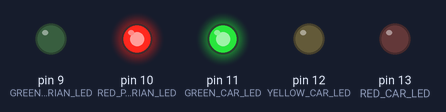
The sketch below on a simulated Arduino Uno, built with avr-gcc and run on an emulated ATmega328P. Parts: output pins drawn as LEDs (lit = HIGH).

Above: at 1.5 s.
At 4.0 s:
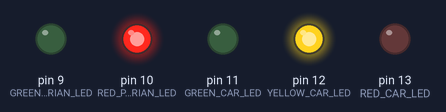
At 6.5 s:
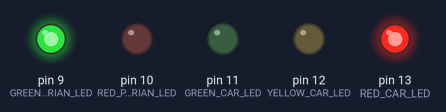
At 8.4 s:
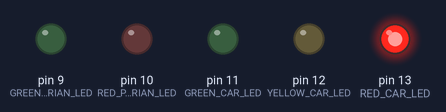
At 9.65 s:
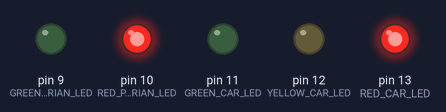
Timing chart, 0 to 13.0 s (numbered marks = the images above):
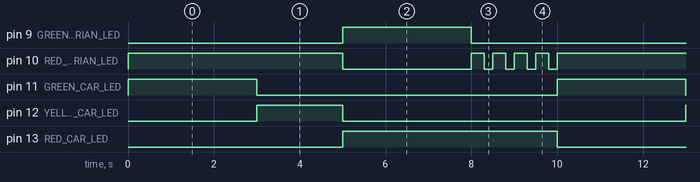

The sketch:

2_cars_and_pedestrians.ino
```cpp
// Pins initialization
const int RED_CAR_LED = 13;
const int YELLOW_CAR_LED = 12;
const int GREEN_CAR_LED = 11;

const int RED_PEDESTRIAN_LED = 10;
const int GREEN_PEDESTRIAN_LED = 9;

//Timers configuration
const long RED_CARS_TIMER = 3000;
const long YELLOW_CARS_LIGHT_TIMER = 2000;
const long GREEN_CARS_LIGHT_TIMER = 3000;

// Pedestrian's blink configuration
const long PEDESTRIAN_LED_ON_DELAY = 300;
const long PEDESTRIAN_LED_OFF_DELAY = 200;

const int PEDESTRIAN_BLINK_MAX = 4;

void setup(){
  // - Pins configuration

  // Cars traffic lights
  pinMode(RED_CAR_LED, OUTPUT);
  pinMode(YELLOW_CAR_LED, OUTPUT);
  pinMode(GREEN_CAR_LED, OUTPUT);

  // Pedestrians traffic lights
  pinMode(RED_PEDESTRIAN_LED, OUTPUT);
  pinMode(GREEN_PEDESTRIAN_LED, OUTPUT);
}

void loop(){
  // Green for cars
  digitalWrite(RED_CAR_LED, LOW);
  digitalWrite(GREEN_CAR_LED, HIGH);
  // Red for pedestrians
  digitalWrite(RED_PEDESTRIAN_LED, HIGH);

  delay(GREEN_CARS_LIGHT_TIMER);


  // Yellow for cars
  digitalWrite(GREEN_CAR_LED, LOW);
  digitalWrite(YELLOW_CAR_LED, HIGH);

  delay(YELLOW_CARS_LIGHT_TIMER);


  // Red for cars
  digitalWrite(YELLOW_CAR_LED, LOW);
  digitalWrite(RED_CAR_LED, HIGH);
  // Green for pedestrians
  digitalWrite(RED_PEDESTRIAN_LED, LOW);
  digitalWrite(GREEN_PEDESTRIAN_LED, HIGH);

  delay(RED_CARS_TIMER);


  // The time for pedestrians is going low
  digitalWrite(GREEN_PEDESTRIAN_LED, LOW);
  digitalWrite(RED_PEDESTRIAN_LED, HIGH);

  // Start to blink the pedestrians red light
  for(int i = 0; i < PEDESTRIAN_BLINK_MAX; i++){
    delay(PEDESTRIAN_LED_ON_DELAY);
    digitalWrite(RED_PEDESTRIAN_LED, LOW);

    delay(PEDESTRIAN_LED_OFF_DELAY);
    digitalWrite(RED_PEDESTRIAN_LED, HIGH);
  }
}
```

Measured:
- by itself, pin 9 (GREEN_PEDESTRIAN_LED), pin 11 (GREEN_CAR_LED): alternates HIGH for 3.0 s and LOW for 7.0 s
- by itself, pin 10 (RED_PEDESTRIAN_LED): repeats every 10.0 s: LOW 3.0 s, 4 × (HIGH 0.30 s, LOW 0.20 s), HIGH 5.0 s
- by itself, pin 12 (YELLOW_CAR_LED): alternates HIGH for 2.0 s and LOW for 8.0 s
- by itself, pin 13 (RED_CAR_LED): alternates HIGH for 5.0 s and LOW for 5.0 s
